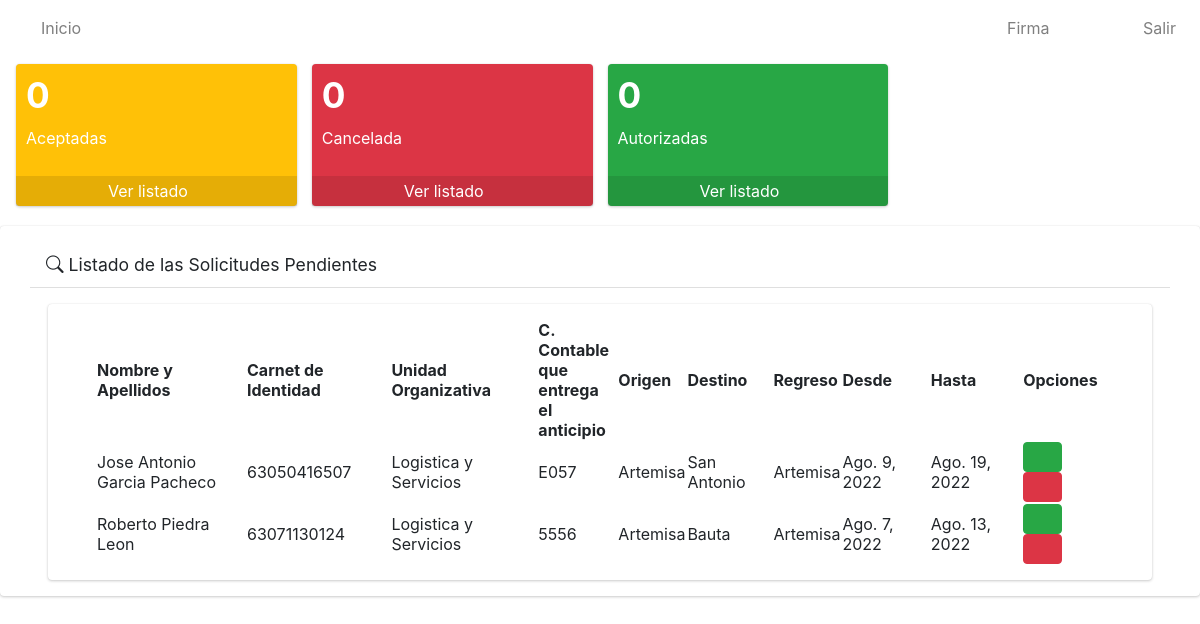
The app's page /solicitudes_pendientes/, older data.
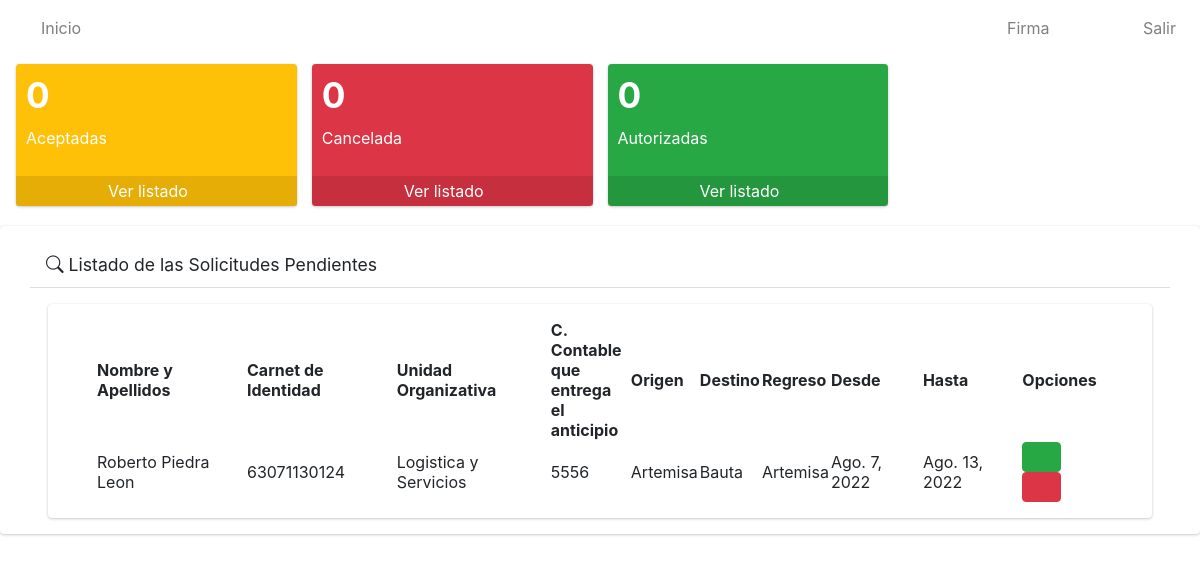
The same page, newer data.
### app/models.py (models this page shows, shortened)
class Solicitud(models.Model):
    numero=models.IntegerField()
    solicitante=models.ForeignKey(User, on_delete=models.CASCADE)
    trabajador=models.ForeignKey(Trabajador, on_delete=models.CASCADE)
    unidad_organizativa=models.ForeignKey(Unidad_Organizativa, on_delete=models.CASCADE)
    c_contable=models.CharField(max_length=4)
    provincia=models.ForeignKey(Provincia, on_delete=models.CASCADE)
    origen=models.ForeignKey(Municipio, on_delete=models.CASCADE, related_name='municipio_origen')
    destino=models.ForeignKey(Municipio, on_delete=models.CASCADE, related_name='municipio_destino')
    regreso=models.ForeignKey(Municipio, on_delete=models.CASCADE, related_name='municipio_regreso')
    fecha_inicio=models.DateField()
    fecha_final=models.DateField()
    estado=models.CharField(max_length=20)
    class Meta:
        verbose_name="Solicitud"
        verbose_name_plural="Solicitudes"

class Trabajador(models.Model):
    nombre_y_apellidos = models.CharField(max_length=80)
    ci=models.CharField(max_length=11, unique=True)
    def __str__(self):
            return self.nombre_y_apellidos
    class Meta:
        verbose_name = "Trabajador"
        verbose_name_plural = "Trabajadores"

class Unidad_Organizativa(models.Model):
    nombre=models.CharField(max_length=100)
    def __str__(self):
        return self.nombre
    class Meta:
        verbose_name="Unidad Organizativa"
        verbose_name_plural="Unidades Organizativas"

class Municipio(models.Model):
    nombre=models.CharField(max_length=30)
    provincia=models.ForeignKey(Provincia, on_delete=models.CASCADE)
    def __str__(self):
        return self.nombre
    class Meta:
        verbose_name="Municipio"
        verbose_name_plural="Municipios"

### app/views.py (the view)
# urls.py: path('solicitudes_pendientes/', SolicitudPendienteListView.as_view(), name='pendientes'),
class SolicitudPendienteListView(ListView):
    model = Solicitud
    template_name = 'solicitudes/pendientes/listar.html'
    def get_context_data(self, **kwargs):
        context=super().get_context_data(**kwargs)
        context['object_list']=Solicitud.objects.all().filter(estado="Pendiente")
        return context

### app/templates/solicitudes/pendientes/listar.html (shortened to what this page needs)
{% extends 'base.html' %}
{% load static %}
{% block content %}
    <div class=" card card-default">
        <div class="card-header px-3 mb-3 mt-3 container">
            <h3 class="card-title">
            <i class="fas fa-exclamation-triangle bi bi-search"></i>
                Listado de las Solicitudes Pendientes
            </h3>
            </div>
        <div class="card card-body content-header mx-5 px-5">
            <table id="myTable" class="display" style="width: 100%;">
                <thead>
                    <tr>
                        <th>Nombre y Apellidos</th>
                        <th>Carnet de Identidad</th>
                        <th>Unidad Organizativa</th>
                        <th>C. Contable que entrega el anticipio</th>
                        <th>Origen</th>
                        <th>Destino</th>
                        <th>Regreso</th>
                        <th>Desde</th>
                        <th>Hasta</th>
                        <th>Opciones</th>
                    </tr>
                </thead>
                <tbody>
                    {% for i in object_list %}
                    <tr>
                        <td style="width: 150px;">{{i.trabajador}}</td>
                        <td>{{i.trabajador.ci}}</td>
                        <td>{{i.unidad_organizativa}}</td>
                        <td style="width: 80px;">{{i.c_contable}}</td>
                        <td>{{i.origen}}</td>
                        <td>{{i.destino}}</td>
                        <td>{{i.regreso}}</td>
                        <td>{{i.fecha_inicio}}</td>
                        <td>{{i.fecha_final}}</td>
                        <td>
                            <a href="#" onclick="aceptarSolicitud({{i.id}})" type="button" class="btn btn-success">
                                <i class="fas fa-check"></i>
                            </a>
                            <a href="#" type="button" class="btn btn-danger">
                                <i class="fas fa-times-circle"></i>
                            </a>
                        </td>
                    </tr>
                    {% endfor %}
                </tbody>
            </table>
        </div>
    </div>
{% endblock %}

Row changes from the older to the newer data that the page shows:
no longer on this page (row edited): Solicitud: trabajador "Jose Antonio Garcia Pacheco", trabajador.ci "63050416507", unidad_organizativa "Logistica y Servicios", c_contable "E057", origen "Artemisa", destino "San Antonio", regreso "Artemisa", fecha_inicio "Ago. 9, 2022", fecha_final "Ago. 19, 2022"
